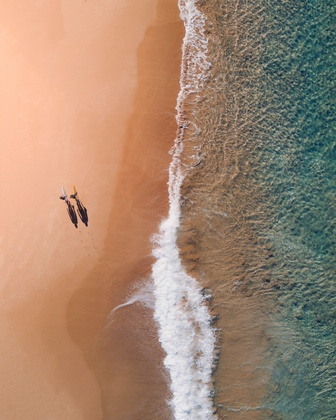
%> input picture 5BM1-VISION_ARTIFICIAL/prueba01.jpg, 336 x 420 px, shrunk from 2415 x 3019 before the run, given in place of sophie-Gz3iikctfEw-unsplash.jpg, which was not available
$ octave PRACTICA03.m   (GNU Octave 9; MATLAB toolbox functions it lacks are replaced by stand-ins)
%> lines starting %> are read from the running program, lines starting %| are printed output that depends on the picture; pictures that were not available may be replaced by others from this repository, and a replacement may not be noted
### 5BM1-VISION_ARTIFICIAL/pruebaExamen.m
function arreglo_imagenes = pruebaExamen()
    % Carga la imagen
    imagen = imread("C:\Users\emicr\Downloads\sophie-Gz3iikctfEw-unsplash.jpg");
%> imagen is the input picture: size 420x336x3 uint8; mean R, G, B 163.5, 135, 113.8

    % Extraer los canales rojo y azul
    canalRojo = imagen(:,:,1);
    canalVerde = imagen(:,:,2);
    canalAzul = imagen(:,:,3);

    % Imagenes en un unico color RGB
    soloRojo = zeros(size(imagen), 'uint8');
    soloRojo(:,:,1) = canalRojo;
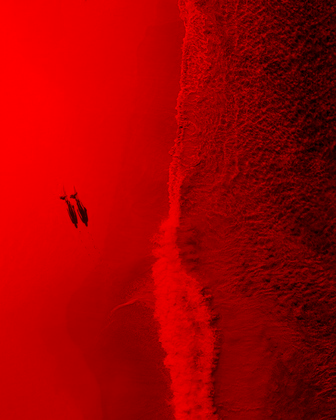
%> soloRojo: size 420x336x3 uint8; mean R, G, B 163.5, 0, 0

    soloVerde = zeros(size(imagen), 'uint8');
    soloVerde(:,:,2) = canalVerde;
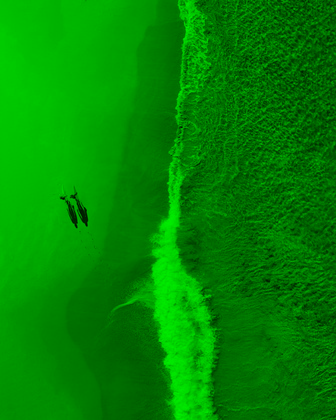
%> soloVerde: size 420x336x3 uint8; mean R, G, B 0, 135, 0

    soloAzul = zeros(size(imagen), 'uint8');
    soloAzul(:,:,3) = canalAzul;
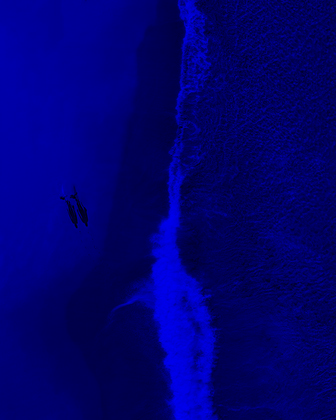
%> soloAzul: size 420x336x3 uint8; mean R, G, B 0, 0, 113.8

    % Imagenes en un unico color CMY
    soloMagenta = imagen;
    soloMagenta(:,:,2) = 0;
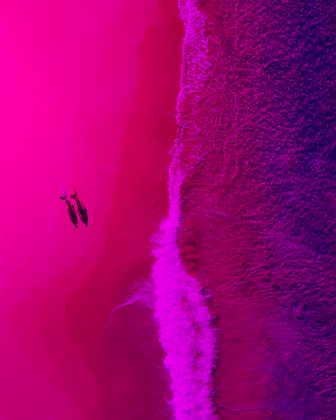
%> soloMagenta: size 420x336x3 uint8; mean R, G, B 163.5, 0, 113.8

    soloCyan = imagen;
    soloCyan(:,:,1) = 0;
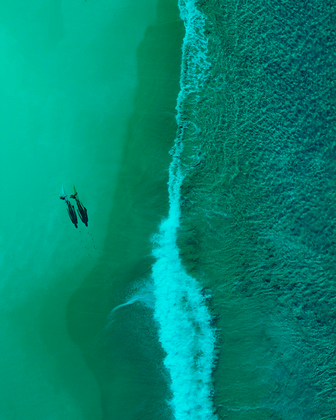
%> soloCyan: size 420x336x3 uint8; mean R, G, B 0, 135, 113.8

    soloAmarillo = imagen;
    soloAmarillo(:,:,3) = 0;
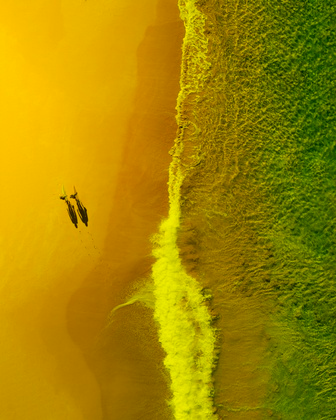
%> soloAmarillo: size 420x336x3 uint8; mean R, G, B 163.5, 135, 0

    % Imagen en negro blanco y grises
    imgGris = cat(3, uint8(mean(imagen, 3)), rgb2gray(imagen), rgb2gray(imagen));
    imgNegro = zeros(size(imagen), 'uint8');
    imgBlanco =  255 * ones(size(imagen), 'uint8');

    % Obtén el tamaño de las imágenes individuales
    [filas, columnas, ~] = size(imagen);
%> filas = 420; columnas = 336

    % Crea una imagen en blanco para el arreglo
    arreglo_imagenes = uint8(zeros(filas*3, columnas*3, 3));


    % Coloca las imágenes en el arreglo
    arreglo_imagenes(1:filas, 1:columnas, :) = soloCyan;
    arreglo_imagenes(1:filas, columnas+1:2*columnas, :) = soloMagenta;
    arreglo_imagenes(1:filas, 2*columnas+1:3*columnas, :) = soloAmarillo;
    arreglo_imagenes(filas+1:2*filas, 1:columnas, :) = soloRojo;
    arreglo_imagenes(filas+1:2*filas, columnas+1:2*columnas, :) = soloVerde;
    arreglo_imagenes(filas+1:2*filas, 2*columnas+1:3*columnas, :) = soloAzul;
    arreglo_imagenes(2*filas+1:3*filas, 1:columnas, :) = imgNegro;
    arreglo_imagenes(2*filas+1:3*filas, columnas+1:2*columnas, :) = imgBlanco;
    arreglo_imagenes(2*filas+1:3*filas, 2*columnas+1:3*columnas, :) = imgGris;
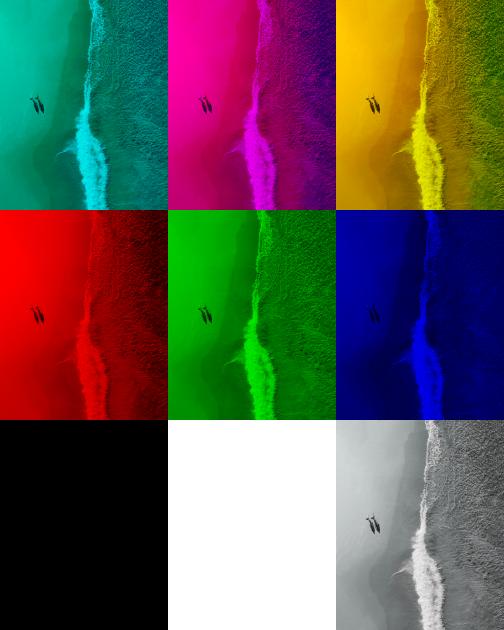
%> arreglo_imagenes: size 1260x1008x3 uint8 (shown at 1/2 size); mean R, G, B 98.1, 89, 81.9


end

### 5BM1-VISION_ARTIFICIAL/PRACTICA03.m
clc
clear all
close all
warning off all

a = pruebaExamen();
figure(1);
imshow(a)
colores = ['b', 'g', 'r', 'c', 'm', 'y', 'k'];

num_clases = input('Ingrese el número de clases que desea crear: ');
%> the answer given: 3

clases = cell(1, num_clases); % Crear celdas para almacenar las clases

rep_clase = input('Ingrese el número de representantes para las clases: ');
%> the answer given: 3

for i = 1:num_clases
    fprintf('Captura el punto para la clase %d en la imagen :\n', i);
%> (the run ends here)
